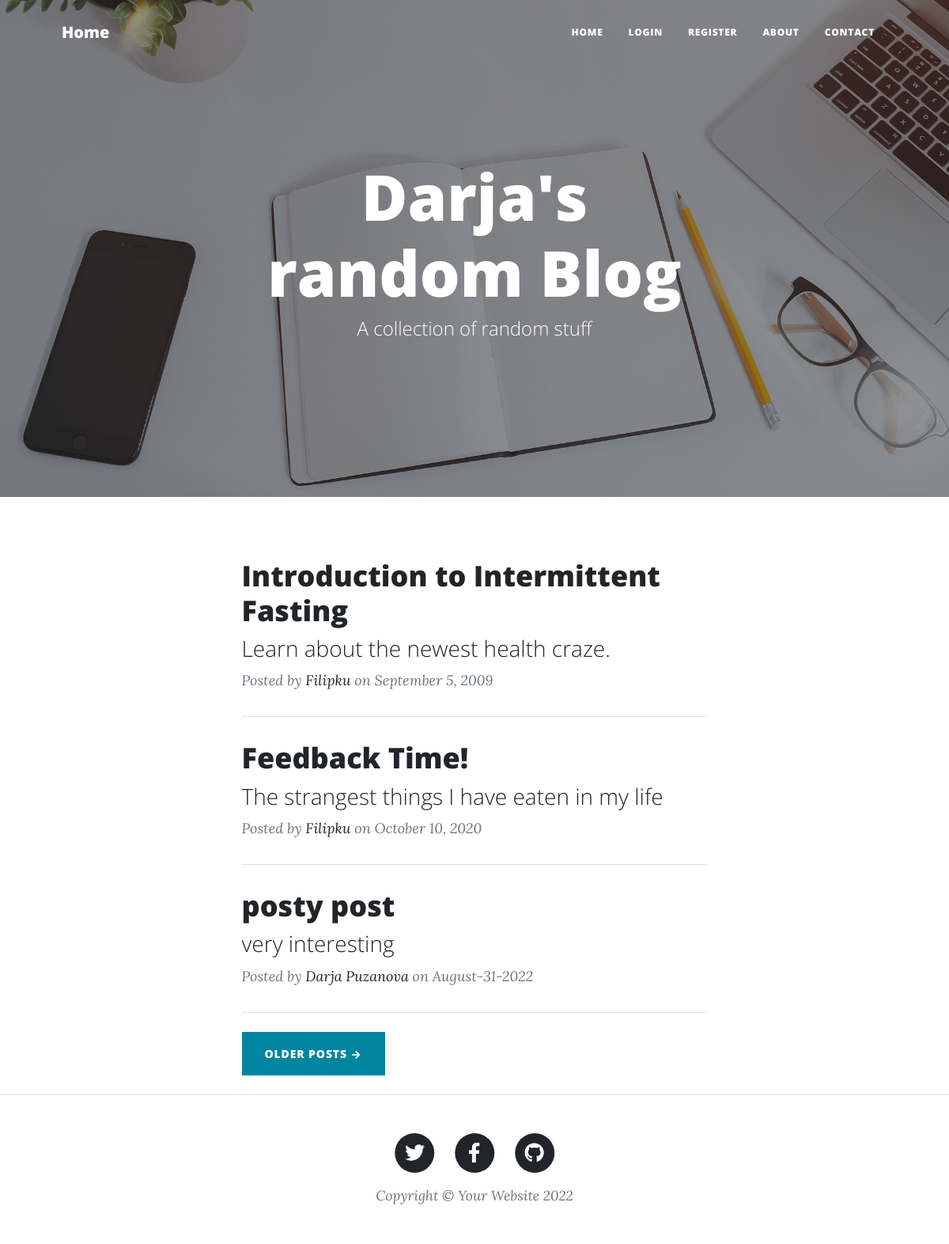
The page / on the database its author committed.
### application/models.py (models this page shows, shortened)
class BlogPost(db.Model):
    __tablename__ = 'blog_posts'
    id = db.Column(db.Integer, primary_key=True)
    author_id = db.Column(db.Integer, ForeignKey('users.id'))
    author = relationship("User", back_populates="posts")
    comments = relationship("Comment", back_populates='post')
    title = db.Column(db.String(250), unique=True, nullable=False)
    subtitle = db.Column(db.String(250), nullable=False)
    date = db.Column(db.String(250), nullable=False)
    body = db.Column(db.Text, nullable=False)
    img_url = db.Column(db.String(250), nullable=False)

class User(UserMixin,db.Model):
    __tablename__ = 'users'
    id = db.Column(db.Integer, primary_key=True)
    name = db.Column(db.String(250), nullable=False)
    email = db.Column(db.String(250),unique=True, nullable=False)
    password = db.Column(db.String(250), nullable=False)
    posts = relationship("BlogPost", back_populates='author')
    comments = relationship("Comment", back_populates='comment_author')

### application/main/routes.py (the view)
@main.route('/', methods=['GET'])
def home():
    print(request.url)
    page_next = request.args.get('page', 1, type=int)
    print("next", page_next)
    blogs = BlogPost.query.order_by(BlogPost.date.desc()).paginate(page=page_next, per_page=3)
    print(blogs.page)
    return render_template("index.html", posts=blogs)

### application/templates/index.html (shortened to what this page needs)
{% include'header.html' %}
        <header class="masthead" style="background-image: url('static/assets/img/home-bg.jpg')">
            <div class="container position-relative px-4 px-lg-5">
                <div class="row gx-4 gx-lg-5 justify-content-center">
                    <div class="col-md-10 col-lg-8 col-xl-7">
                        <div class="site-heading">
                            <h1>Darja's random Blog</h1>
                            <span class="subheading">A collection of random stuff</span>
                        </div>
                    </div>
                </div>
            </div>
        </header>
        <div class="container px-4 px-lg-5">
            <div class="row gx-4 gx-lg-5 justify-content-center">
                <div class="col-md-10 col-lg-8 col-xl-7">
                    {% for post in posts.items  %}
                    <div class="post-preview">
                        <a href="{{ url_for('posts.get_post', num=post['id']) }}">
                            <h2 class="post-title">{{ post['title']}} </h2>
                            <h3 class="post-subtitle">{{ post['subtitle'] }}</h3>
                        </a>
                        <p class="post-meta">
                            Posted by
                            <a href="#!">{{ post.author.name }}</a>
                            on {{ post.date }}
                        </p>
                    </div>
                    <hr class="my-4" />
                    {% endfor %}
                    {% if posts.page < posts.pages %}
                        <div class="d-flex float-right mb-4"><a class="btn btn-primary text-uppercase" href="{{ url_for('main.home', page=(posts.page+1)) }}">Older Posts →</a></div>
                    {% else %}
                    You've reached the end of blog
                        <div class="d-flex float-right mb-4"><a class="btn btn-primary text-uppercase" href="{{ url_for('main.home', page=(posts.page-1)) }}">Newer Posts →</a></div>
                    {% endif %}
                </div>
            </div>
        </div>
        {% include 'footer.html' %}

### application/templates/header.html (shortened to what this page needs)
<!DOCTYPE html>
<html lang="en">
    <head>
        <link href="{{ url_for('static', filename='css/styles.css') }}" rel="stylesheet" />
    </head>
    <body>
        <nav class="navbar navbar-expand-lg navbar-light" id="mainNav">
            <div class="container px-4 px-lg-5">
                <a class="navbar-brand" href="{{ url_for('main.home') }}">Home</a>
                <div class="collapse navbar-collapse" id="navbarResponsive">
                    <ul class="navbar-nav ms-auto py-4 py-lg-0">
                        <li class="nav-item"><a class="nav-link px-lg-3 py-3 py-lg-4" href="{{ url_for('main.home') }}">Home</a></li>
                        {% if current_user.is_authenticated %}
                        <li class="nav-item"><a class="nav-link px-lg-3 py-3 py-lg-4" href="{{ url_for('users.logout') }}">Log Out</a></li>
                        {% else %}
                        <li class="nav-item"><a class="nav-link px-lg-3 py-3 py-lg-4" href="{{ url_for('users.login') }}">Login</a></li>
                        <li class="nav-item"><a class="nav-link px-lg-3 py-3 py-lg-4" href="{{ url_for('users.register') }}">Register</a></li>
                        {% endif %}
                        <li class="nav-item"><a class="nav-link px-lg-3 py-3 py-lg-4" href="{{ url_for('main.about_me') }}">About</a></li>
                        <li class="nav-item"><a class="nav-link px-lg-3 py-3 py-lg-4" href="{{ url_for('main.contacts') }}">Contact</a></li>
                    </ul>
                </div>
            </div>
        </nav>

### application/templates/footer.html (shortened to what this page needs)
<footer class="border-top">
    <div class="container px-4 px-lg-5">
        <div class="row gx-4 gx-lg-5 justify-content-center">
            <div class="col-md-10 col-lg-8 col-xl-7">
                <ul class="list-inline text-center">
                    <li class="list-inline-item">
                        <a href="#!">
                            <span class="fa-stack fa-lg">
                                <i class="fas fa-circle fa-stack-2x"></i>
                                <i class="fab fa-twitter fa-stack-1x fa-inverse"></i>
                            </span>
                        </a>
                    </li>
                    <li class="list-inline-item">
                        <a href="#!">
                            <span class="fa-stack fa-lg">
                                <i class="fas fa-circle fa-stack-2x"></i>
                                <i class="fab fa-facebook-f fa-stack-1x fa-inverse"></i>
                            </span>
                        </a>
                    </li>
                    <li class="list-inline-item">
                        <a href="#!">
                            <span class="fa-stack fa-lg">
                                <i class="fas fa-circle fa-stack-2x"></i>
                                <i class="fab fa-github fa-stack-1x fa-inverse"></i>
                            </span>
                        </a>
                    </li>
                </ul>
                <div class="small text-center text-muted fst-italic">Copyright &copy; Your Website 2022</div>
            </div>
        </div>
    </div>
    </footer>
    </body>
</html>

### rows shown on the page
BlogPost: title "Introduction to Intermittent Fasting", subtitle "Learn about the newest health craze.", author.name "Filipku", date "September 5, 2009"
BlogPost: title "Feedback Time!", subtitle "The strangest things I have eaten in my life", author.name "Filipku", date "October 10, 2020"
BlogPost: title "posty post", subtitle "very interesting", author.name "Darja Puzanova", date "August-31-2022"
